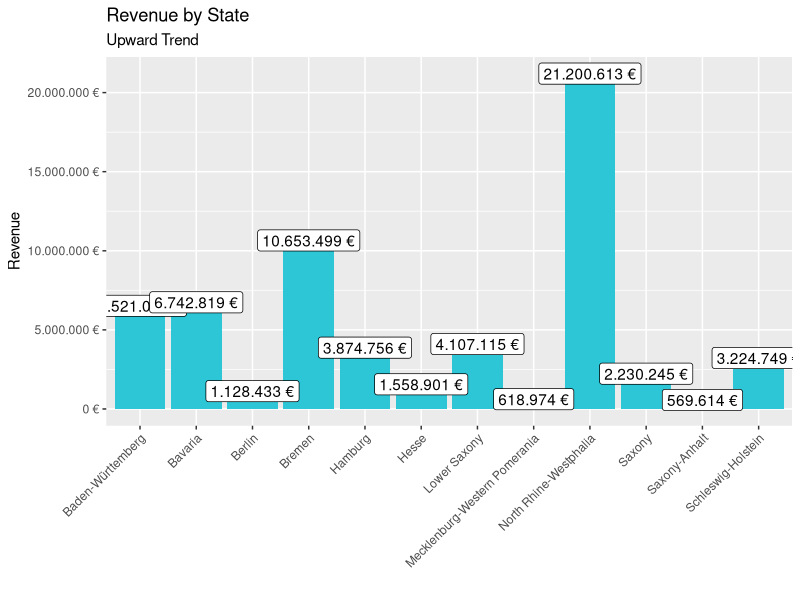
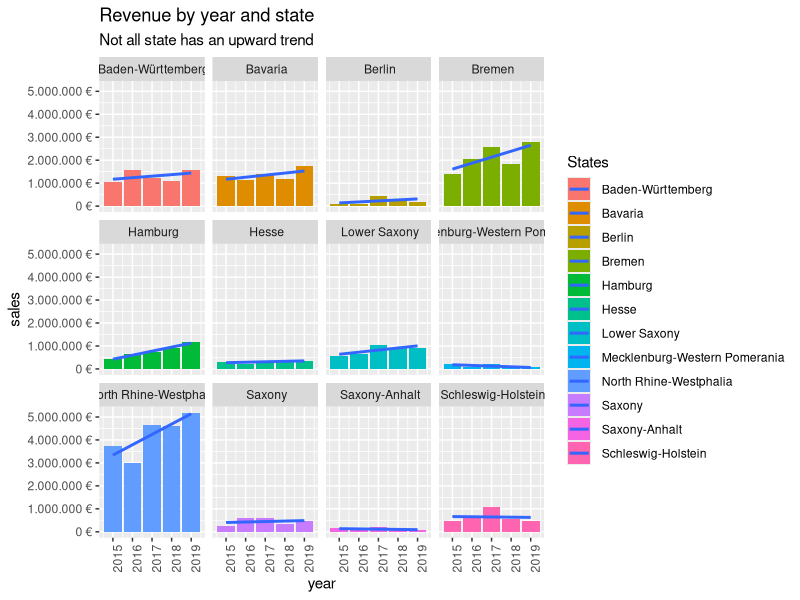

The R source for these figures, in order: (Note: this script raises an error after producing the figures.)
# Data Science at TUHH ------------------------------------------------------
# SALES ANALYSIS ----

# 1.0 Load libraries ----

library(tidyverse)

library(readxl)


# 2.0 Importing Files ----

bikes_tbl <- read_excel(path = "00_data/01_raw_data/bikes.xlsx")
orderlines_tbl <- read_excel("00_data/01_raw_data/orderlines.xlsx")
bikeshops_tbl <- read_excel("00_data/01_raw_data/bikeshops.xlsx")

# 3.0 Examining Data ----

orderlines_tbl

glimpse(orderlines_tbl)

# 4.0 Joining Data ----
# Chaining commands with the pipe and assigning it to order_items_joined_tbl

bike_orderlines_joined_tbl <- orderlines_tbl %>%
  left_join(bikes_tbl, by = c("product.id" = "bike.id")) %>%
  left_join(bikeshops_tbl, by = c("customer.id" = "bikeshop.id"))

bike_orderlines_joined_tbl

bike_orderlines_joined_tbl %>% glimpse()

# 5.0 Wrangling Data ----

# All actions are chained with the pipe already. Store the result in a variable at the end of the steps.

bike_orderlines_wrangled_tbl <- bike_orderlines_joined_tbl %>%
  # 5.1 Separate category name
  separate(col    = location,
           into   = c("city", "state"),
           sep    = ",")%>%
  # 5.2 Add the total price (price * quantity) 
  # Add a column to a tibble that uses a formula-style calculation of other columns
  mutate(total.price = price * quantity)%>%
  
  # 5.3 Optional: Reorganize. Using select to grab or remove unnecessary columns
  # 5.3.1 by exact column name
  select(-...1, -gender)%>% 
  
  # 5.3.4 reorder the data by selecting the columns in your desired order.
  # use select_helpers like contains() or everything()
  select(order.id, contains("order"), contains("city"), contains("state"),
         price, quantity, total.price,
         everything())%>%
  
  # 5.4 Rename columns because we actually wanted underscores instead of the dots
  # (one at the time vs. multiple at once)
  rename(bikeshop = name) %>%
  set_names(names(.) %>% str_replace_all("\\.", "_"))

# 6.0 Business Insights ----
# 6.1 Sales by Year ----

library(lubridate)

# Step 1 - Manipulate

sales_by_state_tbl <- bike_orderlines_wrangled_tbl %>%
  
  # Select columns
  select(state, total_price) %>%
  
  # Grouping by state and summarizing sales
  group_by(state)%>% 
  summarize(sales = sum(total_price))%>% 
  
  # Optional: Add a column that turns the numbers into a currency format 
  # mutate(sales_text = scales::dollar(sales)) <- Works for dollar values
  mutate(sales_text = scales::dollar(sales, big.mark = ".", 
                                     decimal.mark = ",", 
                                     prefix = "", 
                                     suffix = " €"))

sales_by_state_tbl

# Step 2 - Visualize

sales_by_state_tbl %>%
  
  # Setup canvas with the columns year (x-axis) and sales (y-axis)
  ggplot(aes(x = state, y = sales)) +
  
  # Geometries
  geom_col(fill = "#2DC6D6") + # geom_col for a bar plot
  geom_label(aes(label = sales_text)) + # Adding labels to the bars
  geom_smooth(method = "lm", se = FALSE)+  # Adding a trendline
  theme(axis.text.x = element_text(angle = 45, hjust = 1))+ # rotate x-axis labels
  
  # Formatting
  # scale_y_continuous(labels = scales::dollar) + # Change the y-axis. 
  # Again, we have to adjust it for euro values
  scale_y_continuous(labels = scales::dollar_format(big.mark = ".", 
                                                    decimal.mark = ",", 
                                                    prefix = "", 
                                                    suffix = " €"))+
  labs(
    title    = "Revenue by State",
    subtitle = "Upward Trend",
    x = "", # Override defaults for x and y
    y = "Revenue"
  )

# 6.2 Sales by Year and state ----

# Step 1 - Manipulate

sales_by_year_state_1_tbl <- bike_orderlines_wrangled_tbl %>%
  
  # Select columns and add a year
  select(order_date, total_price, state) %>%
  mutate(year = year(order_date)) %>%
  
  # Group by and summarize year and main catgegory
  group_by(year, state) %>%
  summarise(sales = sum(total_price)) %>%
  ungroup() %>%
  
  # Format $ Text
  mutate(sales_text = scales::dollar(sales, big.mark = ".", 
                                     decimal.mark = ",", 
                                     prefix = "", 
                                     suffix = " €"))
sales_by_year_state_1_tbl

# Step 2 - Visualize

sales_by_year_state_1_tbl %>%
  
  # Set up x, y, fill
  ggplot(aes(x = year, y = sales, fill = state)) +
  
  # Geometries
  geom_col() + # Run up to here to get a stacked bar plot
  
  #adding a treandline
  geom_smooth(method = "lm", se = FALSE) + # Adding a trendline
  
  #rotate x-axis label
  theme(axis.text.x = element_text(angle = 90, hjust = 1))+
  
  # Facet
  facet_wrap(~ state)+
  
  # Formatting
  scale_y_continuous(labels = scales::dollar_format(big.mark = ".", 
                                                    decimal.mark = ",", 
                                                    prefix = "", 
                                                    suffix = " €"))+
  labs(
    title = "Revenue by year and state",
    subtitle = "Not all state has an upward trend",
    fill = "States" # Changes the legend name
  )

# 7.0 Writing Files ----

# 7.1 Excel ----

library("writexl")

bike_orderlines_wrangled_tbl %>%
  write_xlsx("00_data/01_bike_sales/02_wragled_data_tidy_ch/bike_orderlines.xlsx")

# 7.2 CSV ----

bike_orderlines_wrangled_tbl %>%
  write_xlsx("00_data/01_bike_sales/02_wragled_data_tidy_ch/bike_orderlines.csv")

# 7.3 RDS ----

bike_orderlines_wrangled_tbl %>%
  write_xlsx("00_data/01_bike_sales/02_wragled_data_tidy_ch/bike_orderlines.rds")
